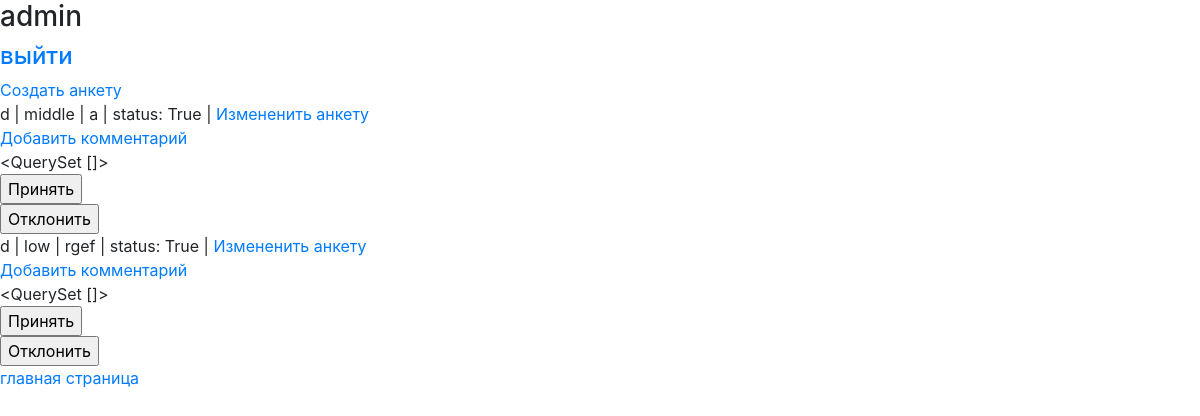
The app's page / (signed in), older data.
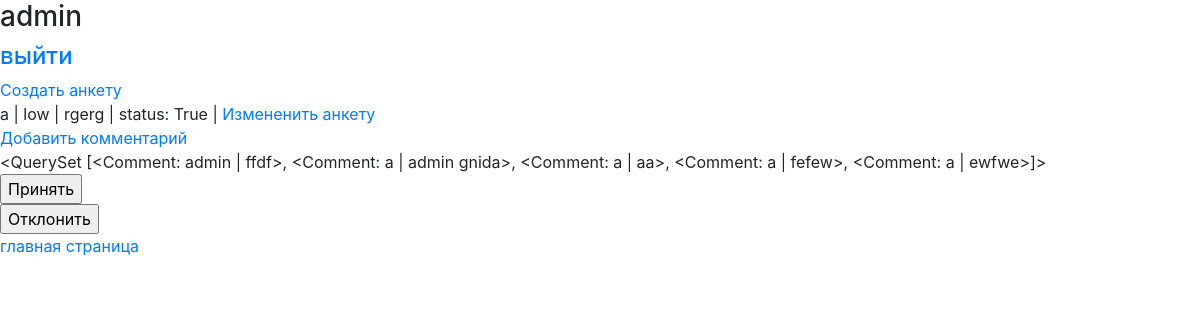
The same page, newer data.
### myapp/models.py (models this page shows)
class Questionnaires(models.Model):
	user = models.ForeignKey(User, on_delete=models.CASCADE)
	importance = models.CharField(choices=IMPORTANCE_CHOICE, max_length=10)
	title = models.CharField(max_length=100)
	text = models.TextField()
	status = models.BooleanField(default=True)
	def __str__(self):
		return f'{self.user} | {self.importance} | {self.title} | status: {self.status}'

class Comment(models.Model):
	questionnaires = models.ForeignKey(Questionnaires, on_delete=models.CASCADE, related_name='comment_questionnaires')
	user = models.ForeignKey(User, on_delete=models.CASCADE, related_name='comment_user')
	text = models.TextField()
	def __str__(self):
		return f'{self.user} | {self.text}'

### myapp/views.py (the view)
# urls.py: path('', QuestionnairesView.as_view(), name='index'),
class QuestionnairesView(ListView):
	model = Questionnaires
	template_name = 'index.html'
	def get_queryset(self):
		if self.request.user.is_authenticated:
			if not self.request.user.is_superuser:
				return Questionnaires.objects.filter(user=self.request.user)
			return Questionnaires.objects.all().filter(status=True)

### templates/index.html (shortened to what this page needs)
<!DOCTYPE html>
<html>
<head>
	<link rel="stylesheet" href="https://cdn.jsdelivr.net/npm/bootstrap@4.6.0/dist/css/bootstrap.min.css">
</head>
<body>
{% extends 'base.html' %}
{% block content %}
	{% if request.user.is_authenticated %}
		<h3>{{ request.user }}</h3>
		<h4><a href="{% url 'logout_page' %}">выйти</a></h4>
		<a href="{% url 'questionnaires_create' %}">Cоздать анкету</a><br>
		{% for questionnaires in questionnaires_list %}
			{{ questionnaires }} |
			<a href="{% url 'questionnaires_update' questionnaires.pk %}">Измененить анкету</a><br>
			<a href="{% url 'comments' questionnaires.pk %}">Добавить комментарий</a>
			<br>{{questionnaires.comment_questionnaires.all}}
			{% if request.user.is_superuser %}
				<form method="post" action="{% url 'acept_questionnaires' questionnaires.pk %}">
				<input type="submit" value="Принять">
				</form>
				<form method="post" action="{% url 'reject_questionnaires' questionnaires.pk %}">
				<input type="submit" value="Отклонить">
				</form>
			{% endif %}
		{% endfor %}
	{% else %}
		<h4><a href="{% url 'register_page' %}">регистрация</a></h4>
		<h4><a href="{% url 'login_page' %}">авторизация</a></h4>
	{% endif %}
{% endblock %}

### templates/base.html (shortened to what this page needs)
<!DOCTYPE html>
<html>
<head>
	<link rel="stylesheet" href="https://cdn.jsdelivr.net/npm/bootstrap@4.6.0/dist/css/bootstrap.min.css">
</head>
	{% block content %}
	{% endblock %}
<a href="{% url 'index' %}">главная страница</a>
</body>
</html>

Row changes from the older to the newer data that the page shows:
removed Questionnaires: user+importance+title "d | middle | a | status: True", comment_questionnaires.all "<QuerySet []>"
removed Questionnaires: user+importance+title "d | low | rgef | status: True", comment_questionnaires.all "<QuerySet []>"
added Questionnaires: user+importance+title "a | low | rgerg | status: True", comment_questionnaires.all "<QuerySet [<Comment: admin | ffdf>, <Comment: a | admin gnida>, <Comment: a | aa>, <Comment: a | fefew>, <Comment: a | ewfwe>]>"
